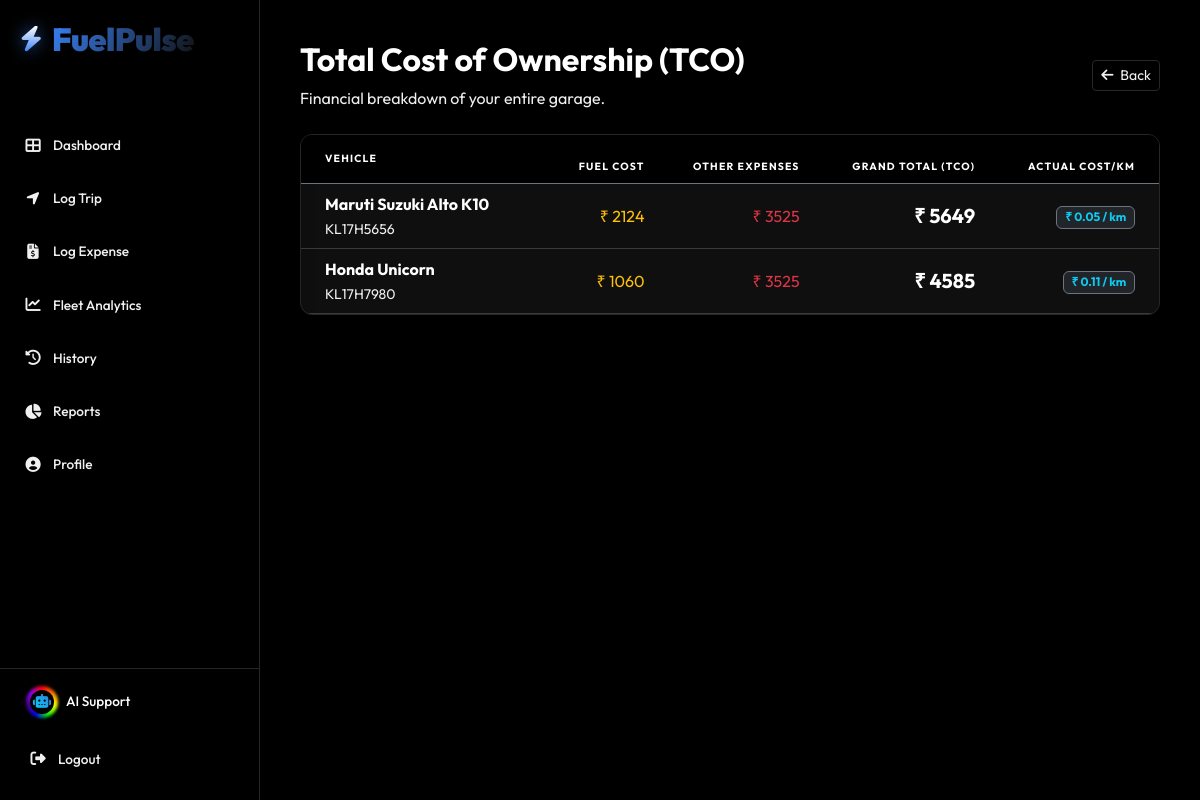
Screenshot of /tools/tco/ (signed in) with the database file from the repository.
### core/models.py (models this page shows, shortened)
class Vehicle(models.Model):
    CATEGORY_CHOICES = [
        ('Two Wheeler', 'Two Wheeler'),
        ('Four Wheeler', 'Four Wheeler'),
        ('Heavy Vehicle', 'Heavy Vehicle'),
    ]
    ownership_type = models.CharField(max_length=50, default="1st Owner")
    FUEL_CHOICES = [
        ('Petrol', 'Petrol'),
        ('Diesel', 'Diesel'),
        ('CNG', 'CNG'),
        ('Electric', 'Electric')
    ]
    owner = models.ForeignKey(User, on_delete=models.CASCADE)
    category = models.CharField(max_length=20, choices=CATEGORY_CHOICES, default='Four Wheeler')
    make = models.CharField(max_length=50)       # e.g. Maruti, Honda (No restricted choices, accepts JS input)
    model_name = models.CharField(max_length=50) # e.g. Swift, City
    license_plate = models.CharField(max_length=20)
    target_mileage = models.FloatField(default=0.0, help_text="Target km/L (e.g., 18.5)")
    target_cost_per_km = models.FloatField(default=0.0, help_text="Target Cost per KM (e.g., 5.0)")
    purchase_year = models.IntegerField(default=2023)
    purchase_price = models.DecimalField(max_digits=12, decimal_places=2, default=500000.00)
    fuel_type = models.CharField(max_length=20, choices=FUEL_CHOICES, default='Petrol')
    current_odometer = models.IntegerField(default=0)
    purchase_price = models.DecimalField(max_digits=12, decimal_places=2, default=500000.00)
    purchase_year = models.IntegerField(default=2021)
    insurance_expiry = models.DateField(null=True, blank=True)
    pollution_expiry = models.DateField(null=True, blank=True)
    fitness_expiry = models.DateField(null=True, blank=True)
    image_url = models.URLField(max_length=500, blank=True, null=True)
    is_active = models.BooleanField(default=True)

### core/views.py (the view)
# urls.py: path('tools/tco/', views.tco_report, name='tco_report'),
@login_required
def tco_report(request):
    vehicles = Vehicle.objects.filter(owner=request.user)
    report_data = []
    for v in vehicles:
        f_cost = FuelLog.objects.filter(vehicle=v).aggregate(Sum('total_cost'))['total_cost__sum'] or 0
        e_cost = ExpenseLog.objects.filter(user=request.user).aggregate(Sum('amount'))['amount__sum'] or 0
        total_km = v.current_odometer
        actual_cpk = (f_cost + e_cost) / total_km if total_km > 0 else 0
        report_data.append({
            'vehicle': v,
            'fuel_cost': f_cost,
            'expense_cost': e_cost,
            'total_tco': f_cost + e_cost,
            'actual_cpk': round(actual_cpk, 2)
        })
    return render(request, 'core/tco_report.html', {'report': report_data})

### templates/core/tco_report.html (shortened to what this page needs)
{% extends 'base.html' %}
{% block content %}
<div class="row mb-4">
    <div class="col-12 d-flex justify-content-between align-items-center">
        <div>
            <h2 class="text-white fw-bold">Total Cost of Ownership (TCO)</h2>
            <p class="text-muted mb-0">Financial breakdown of your entire garage.</p>
        </div>
        <a href="{% url 'analytics_dashboard' %}" class="btn btn-outline-secondary btn-sm">
            <i class="fas fa-arrow-left me-1"></i> Back
        </a>
    </div>
</div>
<div class="stats-card p-0 overflow-hidden">
    <div class="table-responsive">
        <table class="table table-dark table-hover align-middle mb-0">
            <thead class="bg-black">
                <tr class="text-muted small text-uppercase border-bottom border-secondary">
                    <th class="py-3 ps-4">Vehicle</th>
                    <th class="text-end">Fuel Cost</th>
                    <th class="text-end">Other Expenses</th>
                    <th class="text-end text-white">Grand Total (TCO)</th>
                    <th class="text-end pe-4">Actual Cost/KM</th>
                </tr>
            </thead>
            <tbody>
                {% for row in report %}
                <tr>
                    <td class="ps-4">
                        <div class="fw-bold text-white">{{ row.vehicle.make }} {{ row.vehicle.model_name }}</div>
                        <small class="text-muted">{{ row.vehicle.license_plate }}</small>
                    </td>
                    <td class="text-end text-warning">₹ {{ row.fuel_cost }}</td>
                    <td class="text-end text-danger">₹ {{ row.expense_cost }}</td>
                    <td class="text-end fw-bold fs-5">₹ {{ row.total_tco }}</td>
                    <td class="text-end pe-4">
                        <span class="badge bg-dark border border-secondary text-info">₹ {{ row.actual_cpk }} / km</span>
                    </td>
                </tr>
                {% endfor %}
            </tbody>
        </table>
    </div>
</div>
{% endblock %}

### static/css/styles.css (style rules this page uses)
:root { --bg-body: #000000; --bg-sidebar: #050505; --bg-card: #0f0f0f; --bg-hover: grey; --text-main: #ffffff; --text-muted: grey; --accent: #3b82f6; --accent-hover: #2563eb; --danger: #ef4444; --border: #27272a; }
body { background-color: var(--bg-body); color: var(--text-main); font-family: 'Inter', sans-serif; overflow-x: hidden; }
.stats-card { background-color: var(--bg-card); border: 1px solid var(--border); border-radius: 12px; padding: 1.5rem; transition: transform 0.2s; }
.btn-outline-secondary { border-color: var(--border); color: var(--text-muted); background: transparent; }

### templates/base.html (style rules this page uses)
:root { --bg-deep: #000000; --sidebar-bg: #000000; --border-glass: rgba(255, 255, 255, 0.15); --text-main: #ffffff; --text-muted: #f0f0f0; --accent-gradient: linear-gradient(120deg, #1e3a8a 0%, #3b82f6 50%, #ffffff 150%); --neon-glow: 0 0 15px rgba(59, 130, 246, 0.4); --hover-tint: rgba(255, 255, 255, 0.05); --hover-border: rgba(255, 255, 255, 0.1); --icon-hover: #60a5fa; --icon-shadow: rgba(96, 165, 250, 0.6); --logo-grad-start: #ffffff; --logo-grad-end: #3b82f6; --text-anim-grad: linear-gradient(300deg, #3b82f6, #ffffff, #111111, #3b82f6); }
body { background-color: var(--bg-deep); color: var(--text-main); font-family: 'Outfit', sans-serif; overflow-x: hidden; }
h1, h2, h3, h4, h5, h6, p, span, div, li, td, th, label { color: var(--text-main) !important; }
.text-muted { color: var(--text-muted) !important; }
.table { --bs-table-color: var(--text-main); --bs-table-bg: transparent; }
a { color: #60a5fa; text-decoration: none; }
.small.text-uppercase { color: #94a3b8 !important; font-size: 0.65rem; letter-spacing: 1.2px; margin-top: 10px; margin-bottom: 4px; padding-left: 12px; font-weight: 800; }

### rows the page displays
Vehicle: vehicle.make "Maruti Suzuki", vehicle.model_name "Alto K10", vehicle.license_plate "KL17H5656", fuel_cost "2124", expense_cost "3525", total_tco "5649", actual_cpk "0.05"
Vehicle: vehicle.make "Honda", vehicle.model_name "Unicorn", vehicle.license_plate "KL17H7980", fuel_cost "1060", expense_cost "3525", total_tco "4585", actual_cpk "0.11"
